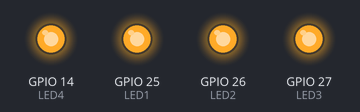
Bench run of a sketch on a simulated ESP32. Parts: output pins drawn as LEDs (lit = HIGH).

Above: at 0.2 s.
At 1.7 s:
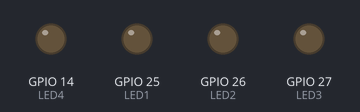
Timing chart, 0 to 3.0 s (numbered marks = the images above):
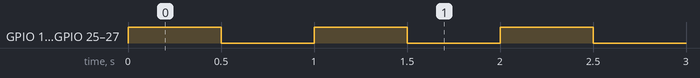

The sketch:

ESP32_LED_Blink.ino
```cpp
const int LED1 = 25;
const int LED2 = 26;
const int LED3 = 27;
const int LED4 = 14;

void setup() {
  pinMode(LED1, OUTPUT);
  pinMode(LED2, OUTPUT);
  pinMode(LED3, OUTPUT);
  pinMode(LED4, OUTPUT);

}

void loop() {
  digitalWrite(LED1, HIGH);
  digitalWrite(LED2, HIGH);
  digitalWrite(LED3, HIGH);
  digitalWrite(LED4, HIGH);
  delay(500);
  digitalWrite(LED1,LOW);
  digitalWrite(LED2, LOW);
  digitalWrite(LED3, LOW);
  digitalWrite(LED4, LOW);
  delay(500);

}
```

Measured:
- by itself, GPIO 14 (LED4), GPIO 25 (LED1), GPIO 26 (LED2), GPIO 27 (LED3): alternates HIGH for 0.50 s and LOW for 0.50 s
